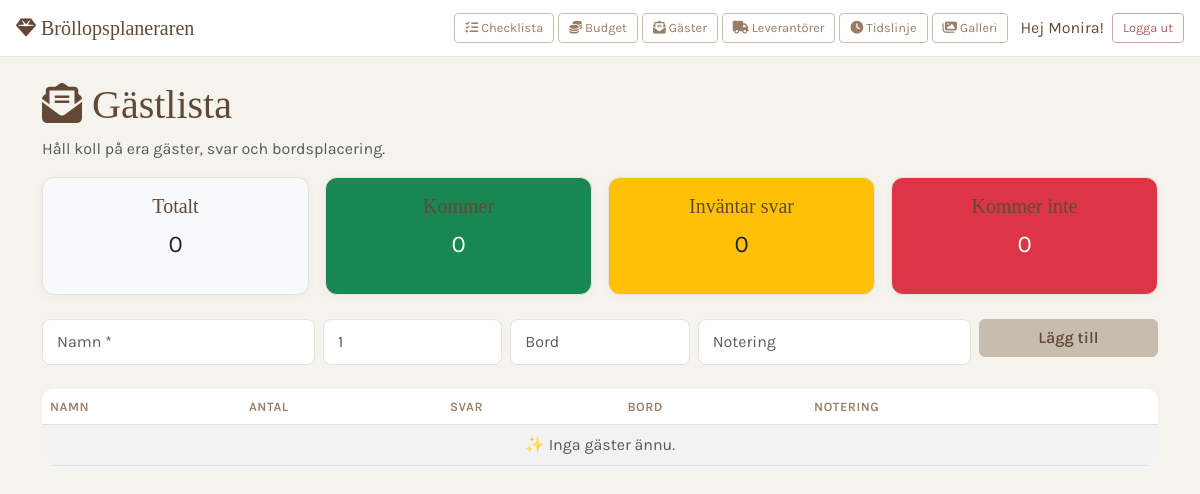
The app's page /checklist/gastlista/ (signed in), older data.
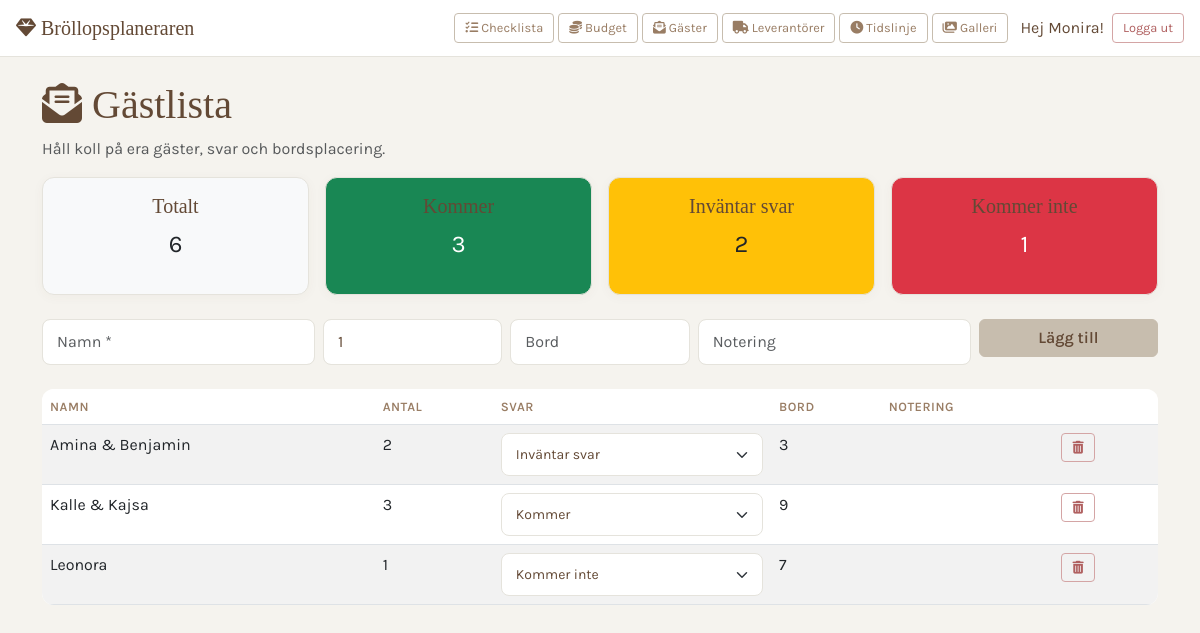
The same page, newer data.
### planner/models.py (models this page shows, shortened)
class Gast(models.Model):
    SVAR = [
        ('invagen', 'Inväntar svar'),
        ('kommer', 'Kommer'),
        ('kommer_inte', 'Kommer inte'),
    ]
    user = models.ForeignKey(User, on_delete=models.CASCADE)
    namn = models.CharField(max_length=100)
    email = models.EmailField(blank=True)
    telefon = models.CharField(max_length=20, blank=True)
    antal = models.PositiveIntegerField(default=1)
    svar = models.CharField(max_length=15, choices=SVAR, default='invagen')
    bord = models.CharField(max_length=50, blank=True)
    notering = models.TextField(blank=True)
    skapad = models.DateTimeField(auto_now_add=True)

### planner/views.py (the view)
# urls.py: path('gastlista/', views.gastlista, name='gastlista'),
@login_required
def gastlista(request):
    gaster = Gast.objects.filter(user=request.user).order_by('namn')
    svar_alternativ = Gast.SVAR
    antal_kommer = sum(g.antal for g in gaster if g.svar == 'kommer')
    antal_invagen = sum(g.antal for g in gaster if g.svar == 'invagen')
    antal_kommer_inte = sum(g.antal for g in gaster if g.svar == 'kommer_inte')
    totalt_antal = sum(g.antal for g in gaster)
    return render(request, 'planner/gastlista.html', {
        'gaster': gaster,
        'svar_alternativ': svar_alternativ,
        'antal_kommer': antal_kommer,
        'antal_invagen': antal_invagen,
        'antal_kommer_inte': antal_kommer_inte,
        'totalt_antal': totalt_antal,
    })

### planner/templates/planner/gastlista.html (shortened to what this page needs)
{% extends 'accounts/base.html' %}
{% block content %}
<h1><i class="fas fa-envelope-open-text"></i> Gästlista</h1>
<p class="text-muted">Håll koll på era gäster, svar och bordsplacering.</p>
<div class="row g-3 mb-4">
    <div class="col-md-3">
        <div class="card bg-light">
            <div class="card-body text-center">
                <h5 class="card-title">Totalt</h5>
                <p class="fs-4">{{ totalt_antal }}</p>
            </div>
        </div>
    </div>
    <div class="col-md-3">
        <div class="card bg-success text-white">
            <div class="card-body text-center">
                <h5 class="card-title">Kommer</h5>
                <p class="fs-4">{{ antal_kommer }}</p>
            </div>
        </div>
    </div>
    <div class="col-md-3">
        <div class="card bg-warning">
            <div class="card-body text-center">
                <h5 class="card-title">Inväntar svar</h5>
                <p class="fs-4">{{ antal_invagen }}</p>
            </div>
        </div>
    </div>
    <div class="col-md-3">
        <div class="card bg-danger text-white">
            <div class="card-body text-center">
                <h5 class="card-title">Kommer inte</h5>
                <p class="fs-4">{{ antal_kommer_inte }}</p>
            </div>
        </div>
    </div>
</div>
<form method="post" action="{% url 'add_gast' %}" class="row g-2 mb-4">
    <div class="col-md-3">
        <input type="text" name="namn" class="form-control" placeholder="Namn *" required>
    </div>
    <div class="col-md-2">
        <input type="number" name="antal" class="form-control" placeholder="Antal" value="1" min="1">
    </div>
    <div class="col-md-2">
        <input type="text" name="bord" class="form-control" placeholder="Bord">
    </div>
    <div class="col-md-3">
        <input type="text" name="notering" class="form-control" placeholder="Notering">
    </div>
    <div class="col-md-2">
        <button type="submit" class="btn btn-primary w-100">Lägg till</button>
    </div>
</form>
<table class="table table-striped">
    <thead>
        <tr>
            <th>Namn</th>
            <th>Antal</th>
            <th>Svar</th>
            <th>Bord</th>
            <th>Notering</th>
            <th></th>
        </tr>
    </thead>
    <tbody>
        {% for gast in gaster %}
            <tr>
                <td>{{ gast.namn }}</td>
                <td>{{ gast.antal }}</td>
                <td>
                    <form method="post" action="{% url 'update_gast' gast.id %}" class="d-inline">
                        <select name="svar" class="form-select form-select-sm" onchange="this.form.submit()">
                            {% for value, name in svar_alternativ %}
                                <option value="{{ value }}" {% if gast.svar == value %}selected{% endif %}>{{ name }}</option>
                            {% endfor %}
                        </select>
                    </form>
                </td>
                <td>{{ gast.bord }}</td>
                <td>{{ gast.notering }}</td>
                <td>
                    <a href="{% url 'delete_gast' gast.id %}" class="btn btn-sm btn-outline-danger">	<i class="fas fa-trash-can"></i></a>
                </td>
            </tr>
        {% empty %}
            <tr>
                <td colspan="6" class="text-center text-muted">✨ Inga gäster ännu.</td>
            </tr>
        {% endfor %}
    </tbody>
</table>
{% endblock %}

Row changes from the older to the newer data that the page shows:
added Gast: namn "Amina & Benjamin", antal "2", svar "Inväntar svar", bord "3"
added Gast: namn "Kalle & Kajsa", antal "3", svar "Kommer", bord "9"
added Gast: namn "Leonora", antal "1", svar "Kommer inte", bord "7"
Text that changed along with them:
{{ totalt_antal }}: "0" → "6"
{{ antal_kommer }}: "0" → "3"
{{ antal_invagen }}: "0" → "2"
{{ antal_kommer_inte }}: "0" → "1"
text no longer shown: "✨ Inga gäster ännu."
